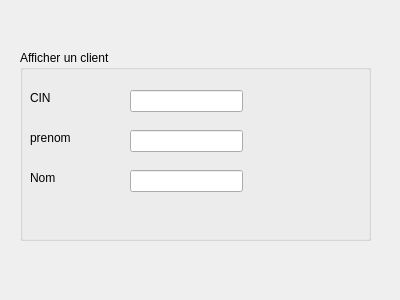
<?xml version="1.0" encoding="UTF-8"?>
<ui version="4.0">
 <class>Dialog</class>
 <widget class="QDialog" name="Dialog">
  <property name="geometry">
   <rect>
    <x>0</x>
    <y>0</y>
    <width>400</width>
    <height>300</height>
   </rect>
  </property>
  <property name="windowTitle">
   <string>Dialog</string>
  </property>
  <widget class="QGroupBox" name="groupBox">
   <property name="geometry">
    <rect>
     <x>20</x>
     <y>50</y>
     <width>351</width>
     <height>191</height>
    </rect>
   </property>
   <property name="title">
    <string>Afficher un client</string>
   </property>
   <widget class="QLabel" name="label">
    <property name="geometry">
     <rect>
      <x>10</x>
      <y>40</y>
      <width>55</width>
      <height>16</height>
     </rect>
    </property>
    <property name="text">
     <string>CIN</string>
    </property>
   </widget>
   <widget class="QLabel" name="label_2">
    <property name="geometry">
     <rect>
      <x>10</x>
      <y>80</y>
      <width>55</width>
      <height>16</height>
     </rect>
    </property>
    <property name="text">
     <string>prenom</string>
    </property>
   </widget>
   <widget class="QLabel" name="label_3">
    <property name="geometry">
     <rect>
      <x>10</x>
      <y>120</y>
      <width>55</width>
      <height>16</height>
     </rect>
    </property>
    <property name="text">
     <string>Nom</string>
    </property>
   </widget>
   <widget class="QLineEdit" name="lineEdit">
    <property name="geometry">
     <rect>
      <x>110</x>
      <y>40</y>
      <width>113</width>
      <height>22</height>
     </rect>
    </property>
   </widget>
   <widget class="QLineEdit" name="lineEdit_2">
    <property name="geometry">
     <rect>
      <x>110</x>
      <y>80</y>
      <width>113</width>
      <height>22</height>
     </rect>
    </property>
   </widget>
   <widget class="QLineEdit" name="lineEdit_3">
    <property name="geometry">
     <rect>
      <x>110</x>
      <y>120</y>
      <width>113</width>
      <height>22</height>
     </rect>
    </property>
   </widget>
  </widget>
 </widget>
 <resources/>
 <connections/>
</ui>
